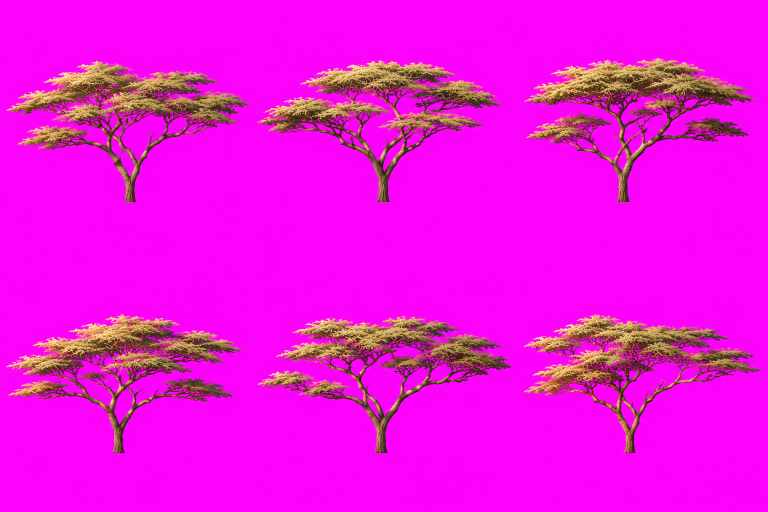
#> input picture art/props/raw/acacia_v1.png, 1536 x 1024 px (shown at 1/2 size)
$ python -i lab_catalog.py   (imports and definitions only)
#> lines starting #> are read from the running program, lines starting #| are printed output that depends on the picture
### tools/pack_props.py
"""Turn AI-generated prop sheets into the Galaxy demo's high-resolution prop atlas.

Each entry in art/props/props.json names a big-prop kind from galaxy-demo/js/skin.js (oak, pine, boulder, ...) and
a raw sheet in art/props/raw/: several variations of that prop in a grid, on a flat magenta (#FF00FF) background or
a transparent one. This script cuts each variation out, stands it on the prop's foot point and packs 4 variations per
kind into galaxy-demo/props/props_hd.webp, with props_hd.json saying where each kind is. The demo draws those kinds
from the atlas and keeps its pixel-art props for everything else.

Run after adding or changing a sheet:  python tools/pack_props.py
Add --preview to also write tools/previews/props_preview.png (every packed sprite on a ground colour, with its foot).

Manifest entry fields (only "sheet" is required):
  sheet  raw sheet, relative to art/props/raw/
  grid   [columns, rows] of the sheet (default [3, 2])
  pick   which cells to use, reading left to right, top to bottom (default the first 4)
  size   how much of the 16 x 23 art-pixel space the prop fills, 0..1 (default 1; boulders look right around 0.6)
"""
import json, sys
from pathlib import Path
import numpy as np
from PIL import Image

ROOT = Path(__file__).resolve().parent.parent
RAW = ROOT / 'art' / 'props' / 'raw'
MANIFEST = ROOT / 'art' / 'props' / 'props.json'
OUT = ROOT / 'galaxy-demo' / 'props'

# must match the pixel-art props in galaxy-demo/js/ids.js: 16 x 24 art pixels, foot at the bottom middle of row 22
PROP_W, PROP_H, FOOT_X, FOOT_Y = 16, 24, 8.0, 23.0
SCALE = 8                       # atlas pixels per art pixel
CELL_W, CELL_H = PROP_W * SCALE, PROP_H * SCALE
COLS = 8                        # cells per atlas row (two kinds per row keeps the atlas under 4096 px tall for 32 kinds)
VARIANTS = 4                    # the demo picks one of 4 variants per prop


def cut_out(img):
    """RGBA float array (0..255) with the background made transparent and pink fringes pulled back to neutral."""
    a = np.asarray(img.convert('RGBA')).astype(np.float32)
    rgb, alpha = a[..., :3], a[..., 3]
#> alpha: shape (1024, 1536) float32; every value is 255
    if alpha.min() < 250:
        # a transparent sheet: generators leave a faint glow around the subject, so cut it hard and pull in 1 px
        keep = alpha >= 200
        keep &= np.roll(keep, 1, 0) & np.roll(keep, -1, 0) & np.roll(keep, 1, 1) & np.roll(keep, -1, 1)
        return np.dstack([rgb, keep * 255.0])
    R, G, B = rgb[..., 0], rgb[..., 1], rgb[..., 2]
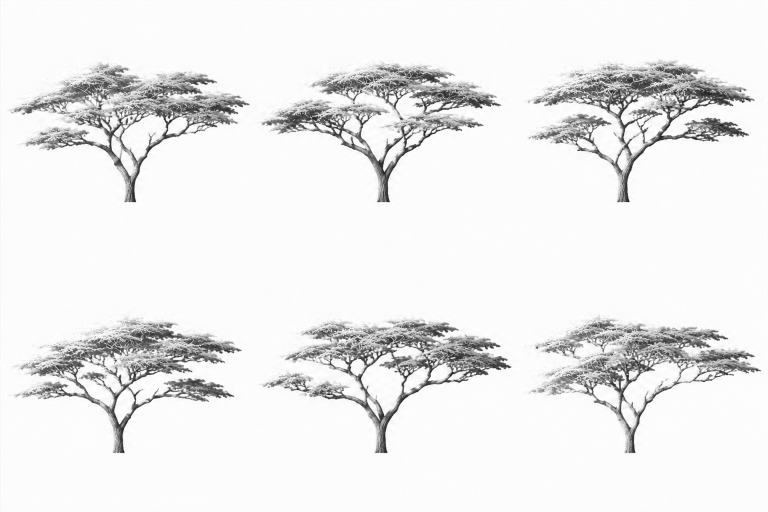
#> R: shape (1024, 1536) float32 (shown at 1/2 size); min 8, max 255, mean 235.9
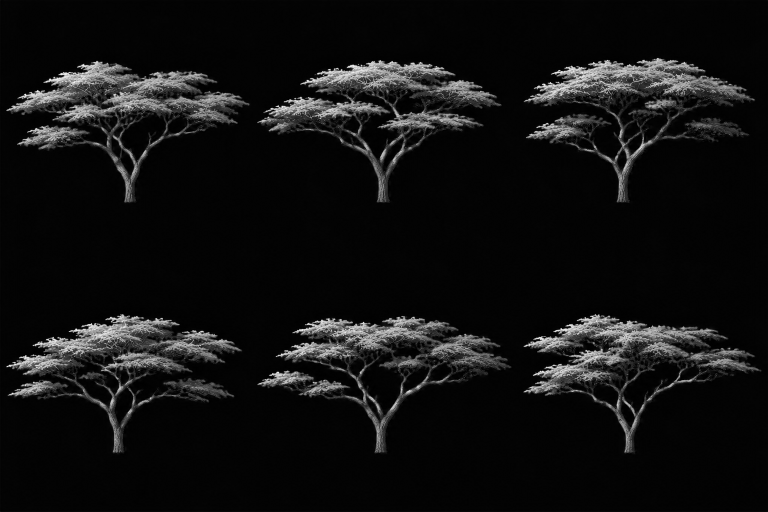
#> G: shape (1024, 1536) float32 (shown at 1/2 size); min 0, max 254, mean 17.6
    m = np.minimum(R, B) - G                          # magenta-ness: large on the background, below 0 on plants and rock
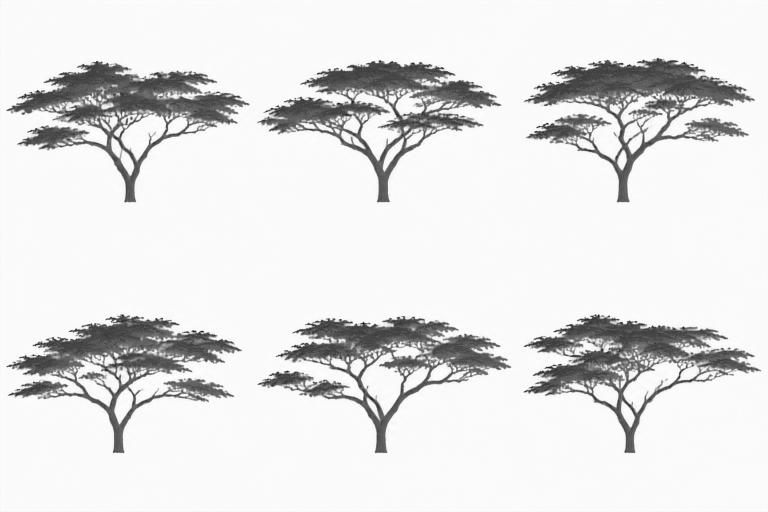
#> m: shape (1024, 1536) float32 (shown at 1/2 size); min -190, max 255, mean 205.3; drawn with min black and max white
    alpha = np.clip(1 - (m - 20) / 100, 0, 1) * 255
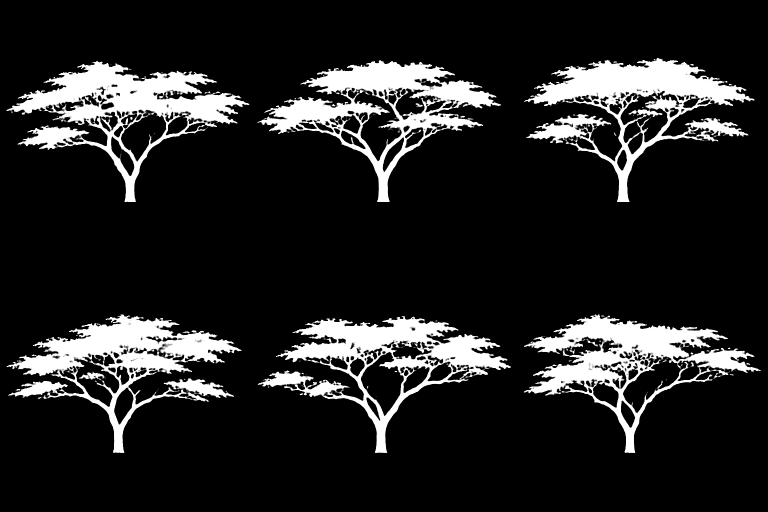
#> alpha: shape (1024, 1536) float32 (shown at 1/2 size); min 0, max 255, mean 35.5
    spill = np.clip(m, 0, None)                       # where pink bled into the edge, take it back out of red and blue
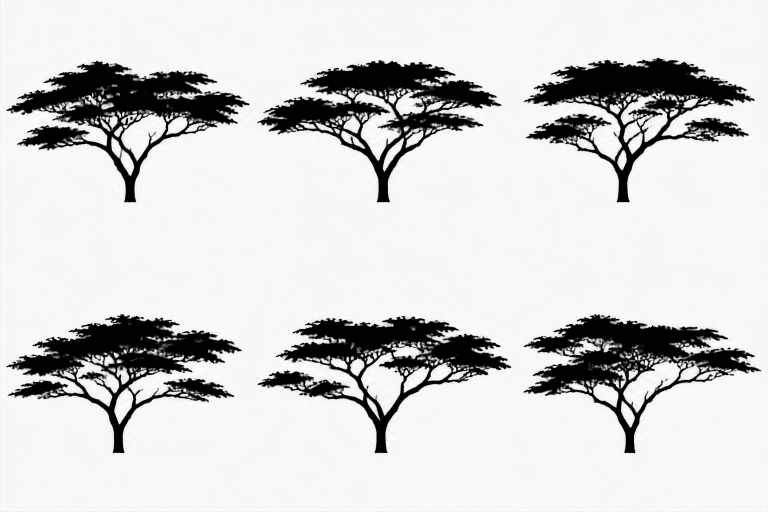
#> spill: shape (1024, 1536) float32 (shown at 1/2 size); min 0, max 255, mean 210.1
    rgb = np.dstack([R - spill, G, B - spill]).clip(0, 255)
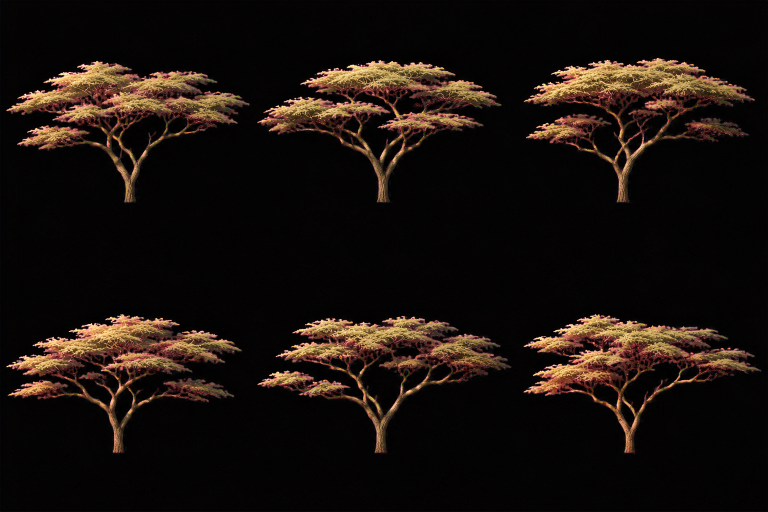
#> rgb: shape (1024, 1536, 3) float32 (shown at 1/2 size); mean of channels 0, 1, 2 25.9, 17.7, 12.9; drawn as R, G, B
    return np.dstack([rgb, alpha])


# [77 lines left out: functions sprite, main, not called in this run]


# [2 lines that do not run on import are left out]

### tools/lab_catalog.py
"""Get the AI art ready for the Biome Lab: small web copies of every sheet and texture, plus biome-lab/catalog.json.

  python tools/lab_catalog.py

The raw images from ChatGPT are 2-4 MB each, far more than the lab draws, so the lab loads small copies instead:
  art/props/web/<sheet>.webp     the sheet at 60% size with its magenta background already cut out (transparent)
  art/ground/web/<texture>.webp  the centre square at 512 x 512 (the lab makes it seamless itself)
Copies are only made for images that don't have one yet; the raw files stay the source. lab_server.py runs this on
start, and the lab falls back to the raw image for anything without a copy.

catalog.json lists the files, for GitHub Pages, which can't list folders. Run this before pushing new art.
"""
import json, sys
from pathlib import Path

import numpy as np
from PIL import Image

sys.path.insert(0, str(Path(__file__).resolve().parent))
from pack_props import cut_out          # noqa: E402  (the same background cut as the game's packer)

ROOT = Path(__file__).resolve().parent.parent
SHEET_W = 922                           # biome-lab/assets.js SHEET_W: 60% of ChatGPT's 1536 px wide sheets
TEX = 512                               # biome-lab/assets.js TEX


def sheet_copy(src, dst):
    rgba = cut_out(Image.open(src)).clip(0, 255).astype(np.uint8)
    img = Image.fromarray(rgba)
    if img.width > SHEET_W:             # shrink with premultiplied alpha so edges don't pick up dark fringes
        h = round(img.height * SHEET_W / img.width)
#> h = 615
        img = img.convert('RGBa').resize((SHEET_W, h), Image.LANCZOS).convert('RGBA')
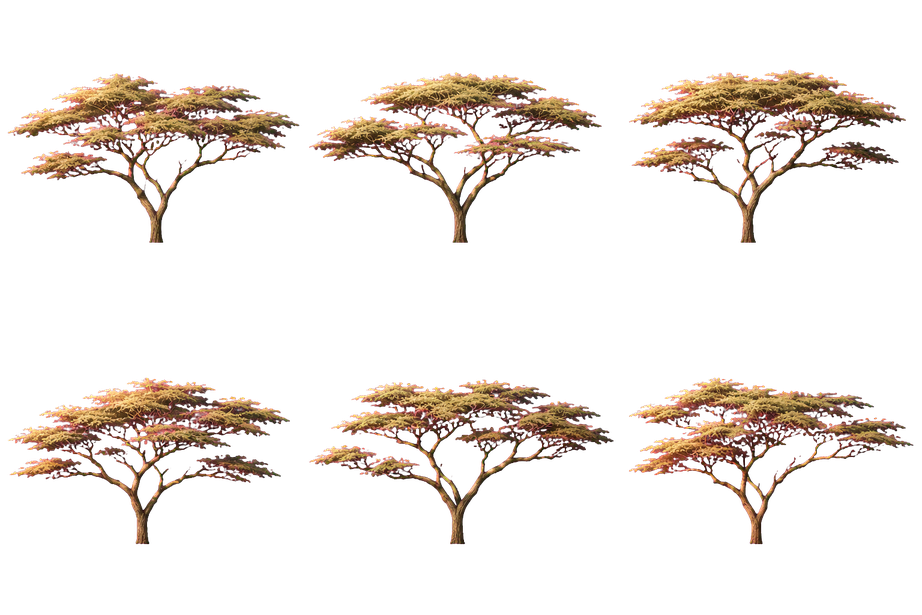
#> img: PIL image 922x615 RGBA; mean R, G, B, A 26, 17.3, 12.3, 35.5; transparent parts drawn white
    img.save(dst, 'WEBP', quality=90, alpha_quality=100, method=6)


def ground_copy(src, dst):
    img = Image.open(src).convert('RGB')
    s = min(img.size)
    x, y = (img.width - s) // 2, (img.height - s) // 2
    img.crop((x, y, x + s, y + s)).resize((TEX, TEX), Image.LANCZOS).save(dst, 'WEBP', quality=90, method=6)


def main(quiet=False):
    listing, made = {}, 0
    for key, folder, copy in [('props', 'props', sheet_copy), ('ground', 'ground', ground_copy)]:
        raw, web = ROOT / 'art' / folder / 'raw', ROOT / 'art' / folder / 'web'
        web.mkdir(exist_ok=True)
        files = sorted(p.name for p in raw.glob('*.png'))
        for f in files:
            dst = web / (f[:-4] + '.webp')
            if not dst.exists():
                copy(raw / f, dst)
                made += 1
        listing[key] = files
        listing[key + 'Web'] = sorted(p.name for p in web.glob('*.webp'))
    (ROOT / 'biome-lab' / 'catalog.json').write_text(json.dumps(listing, indent=1) + '\n', encoding='utf-8')
    if made or not quiet:
        print(f"Biome Lab art: {len(listing['props'])} item sheets, {len(listing['ground'])} ground textures "
              f"({made} new web copies); biome-lab/catalog.json written")


# [2 lines not run here, left out]

>>> result = sheet_copy('../art/props/raw/acacia_v1.png', 'out.png')

$ run again, on art/props/raw/bones_v1.png
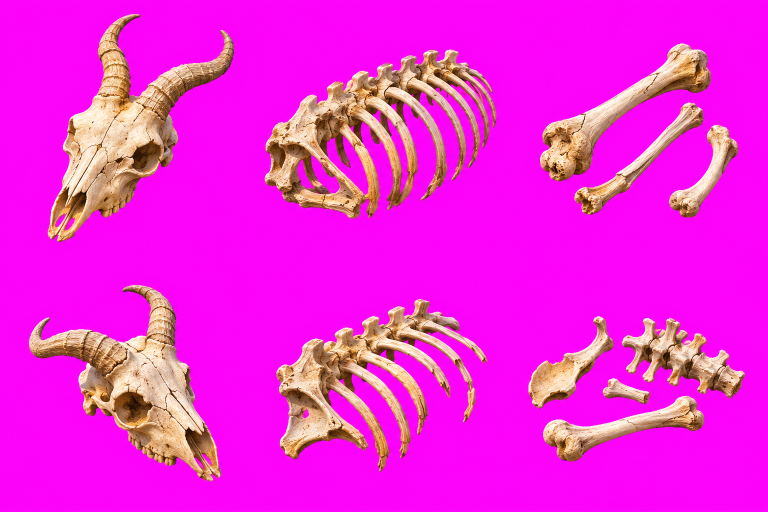
#> input picture art/props/raw/bones_v1.png, 1536 x 1024 px (shown at 1/2 size)
#> in cut_out, `rgb = np.dstack([R - spill, G, B - spill]).clip(0, 255)`:
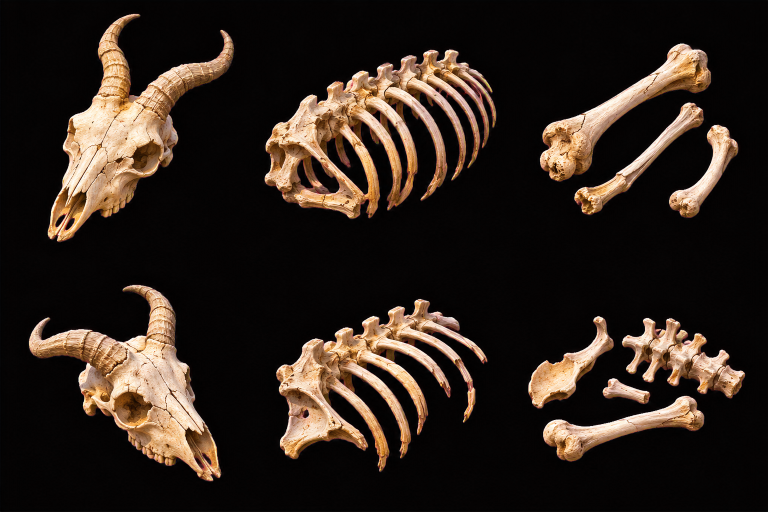
#> rgb: shape (1024, 1536, 3) float32 (shown at 1/2 size); mean of channels 0, 1, 2 47.5, 36.7, 28.8; drawn as R, G, B
#> in sheet_copy, `img = img.convert('RGBa').resize((SHEET_W, h), Image.LANCZOS).convert(..`:
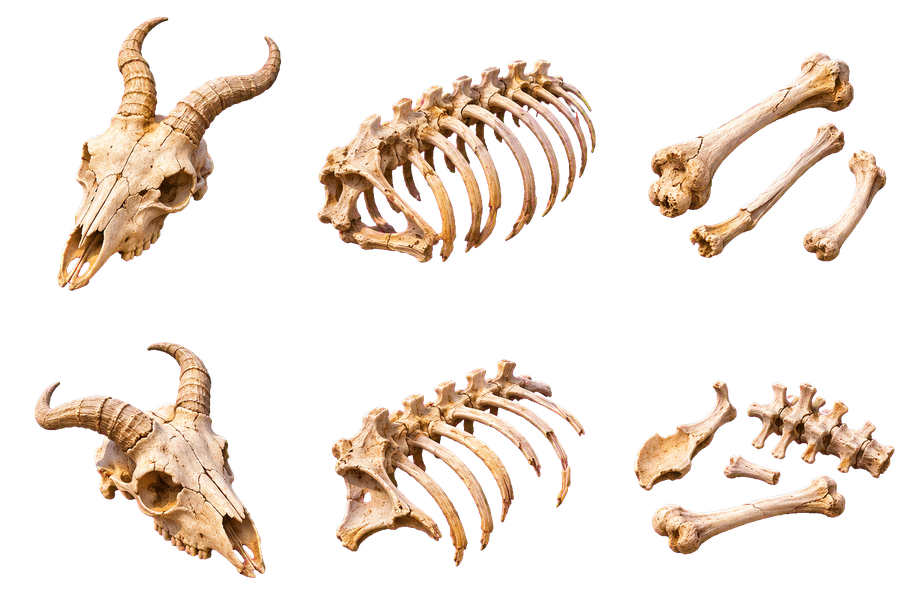
#> img: PIL image 922x615 RGBA; mean R, G, B, A 48.1, 37.1, 29.1, 55.9; transparent parts drawn white

$ run again, on art/props/raw/boulder_v1.png
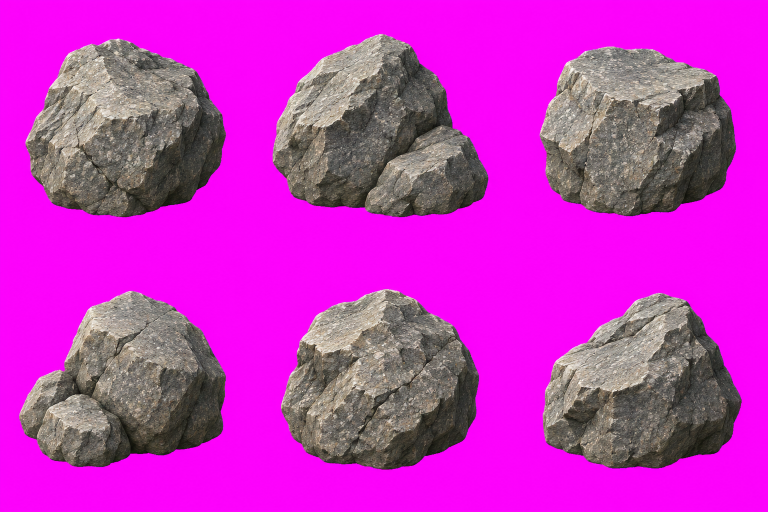
#> input picture art/props/raw/boulder_v1.png, 1536 x 1024 px (shown at 1/2 size)
#> in cut_out, `alpha = np.clip(1 - (m - 20) / 100, 0, 1) * 255`:
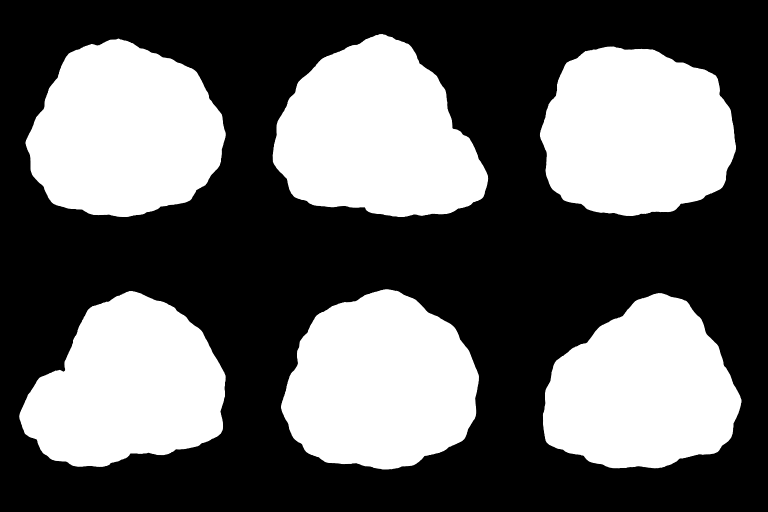
#> alpha: shape (1024, 1536) float32 (shown at 1/2 size); min 0, max 255, mean 102.3
#> in sheet_copy, `img = img.convert('RGBa').resize((SHEET_W, h), Image.LANCZOS).convert(..`:
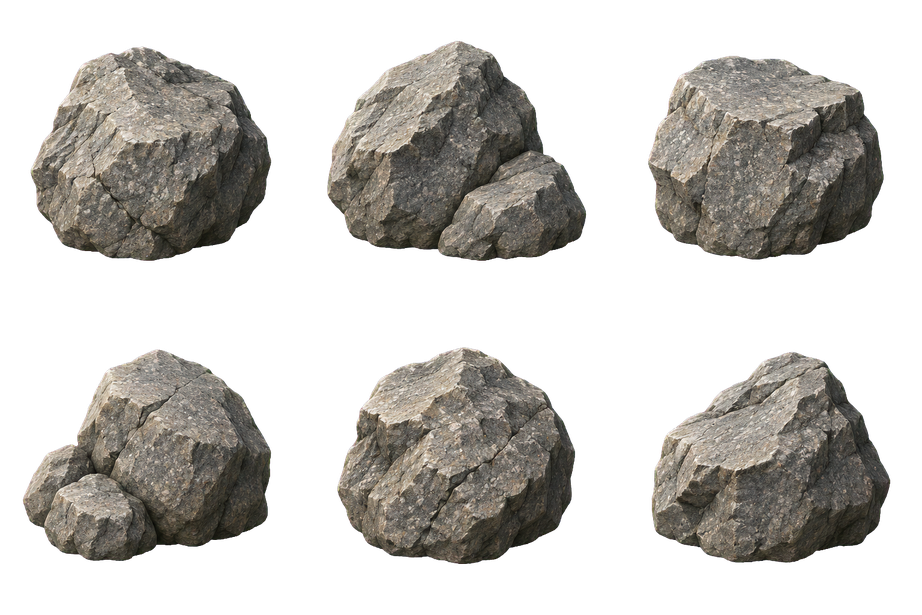
#> img: PIL image 922x615 RGBA; mean R, G, B, A 48, 45.6, 41.8, 102.3; transparent parts drawn white

$ run again, on art/props/raw/bush_v1.png
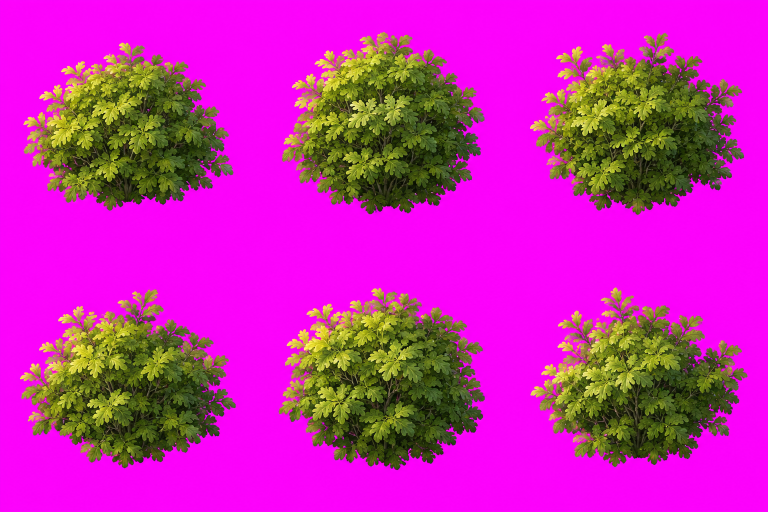
#> input picture art/props/raw/bush_v1.png, 1536 x 1024 px (shown at 1/2 size)
#> in sheet_copy, `img = img.convert('RGBa').resize((SHEET_W, h), Image.LANCZOS).convert(..`:
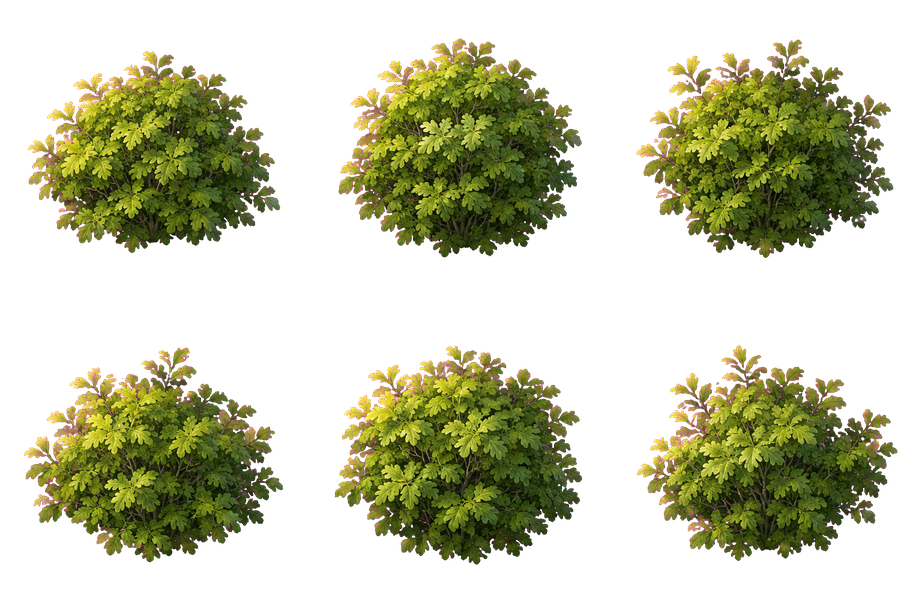
#> img: PIL image 922x615 RGBA; mean R, G, B, A 39.5, 39.8, 14.5, 89.9; transparent parts drawn white
